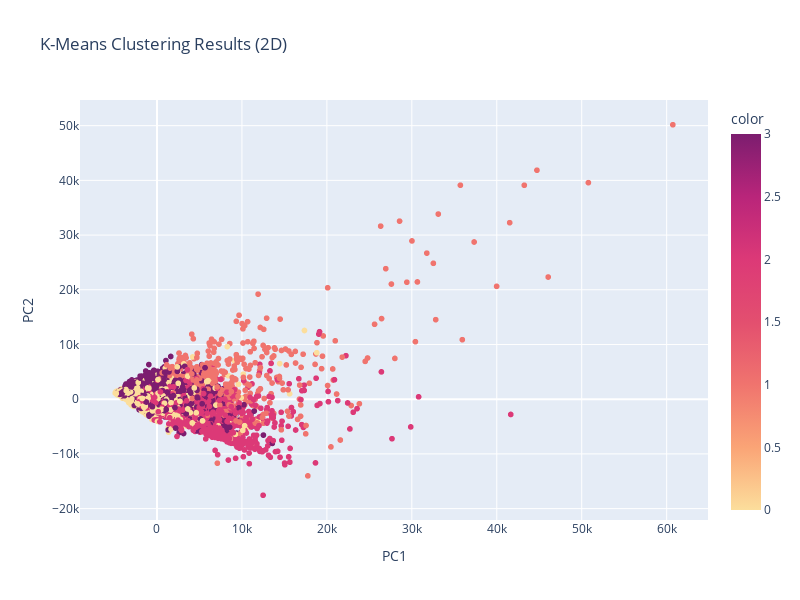

Notebook cell for this chart:
### Code cell
cluster_result = df["Cluster"]
data = df.drop(columns=["Cluster"])

pca = PCA(n_components=2)
pca_df = pd.DataFrame(pca.fit_transform(data), columns=["PC1", "PC2"])

fig = px.scatter(
    pca_df,
    x="PC1",
    y="PC2",
    color=cluster_result,
    title="K-Means Clustering Results (2D)",
    color_continuous_scale=px.colors.sequential.Sunsetdark,
)
fig.update_layout(width=800, height=600)
fig.show()

### Figure 1 — Plotly figure (JSON) as saved in the notebook; plotly's stock layout.template omitted (floating-point values rounded to 4 significant figures; data arrays with more than 128 entries replaced by an {"elided": "..."} marker saying what was removed)
{"data": [{"hovertemplate": "PC1=%{x}<br>PC2=%{y}<br>color=%{marker.color}<extra></extra>", "legendgroup": "", "marker": {"color": {"elided": "8950 int values"}, "coloraxis": "coloraxis", "symbol": "circle"}, "mode": "markers", "name": "", "showlegend": false, "type": "scattergl", "x": {"elided": "8950 float values"}, "xaxis": "x", "y": {"elided": "8950 float values"}, "yaxis": "y"}], "layout": {"coloraxis": {"colorbar": {"title": {"text": "color"}}, "colorscale": [[0, "rgb(252, 222, 156)"], [0.1667, "rgb(250, 164, 118)"], [0.3333, "rgb(240, 116, 110)"], [0.5, "rgb(227, 79, 111)"], [0.6667, "rgb(220, 57, 119)"], [0.8333, "rgb(185, 37, 122)"], [1, "rgb(124, 29, 111)"]]}, "height": 600, "legend": {"tracegroupgap": 0}, "title": {"text": "K-Means Clustering Results (2D)"}, "width": 800, "xaxis": {"anchor": "y", "domain": [0, 1], "title": {"text": "PC1"}}, "yaxis": {"anchor": "x", "domain": [0, 1], "title": {"text": "PC2"}}}}
